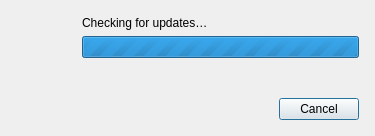
<?xml version="1.0" encoding="UTF-8"?>
<ui version="4.0">
 <class>UpdateCheckDialog</class>
 <widget class="QDialog" name="UpdateCheckDialog">
  <property name="geometry">
   <rect>
    <x>0</x>
    <y>0</y>
    <width>375</width>
    <height>136</height>
   </rect>
  </property>
  <property name="sizePolicy">
   <sizepolicy hsizetype="Fixed" vsizetype="Fixed">
    <horstretch>0</horstretch>
    <verstretch>0</verstretch>
   </sizepolicy>
  </property>
  <property name="font">
   <font>
    <weight>50</weight>
    <bold>false</bold>
   </font>
  </property>
  <property name="windowTitle">
   <string>Checking for updates</string>
  </property>
  <property name="sizeGripEnabled">
   <bool>false</bool>
  </property>
  <layout class="QVBoxLayout" name="verticalLayout">
   <property name="leftMargin">
    <number>16</number>
   </property>
   <property name="topMargin">
    <number>16</number>
   </property>
   <property name="rightMargin">
    <number>16</number>
   </property>
   <property name="bottomMargin">
    <number>16</number>
   </property>
   <item>
    <layout class="QHBoxLayout" name="horizontalLayout">
     <item>
      <widget class="QLabel" name="iconLabel">
       <property name="sizePolicy">
        <sizepolicy hsizetype="Fixed" vsizetype="Fixed">
         <horstretch>0</horstretch>
         <verstretch>0</verstretch>
        </sizepolicy>
       </property>
       <property name="minimumSize">
        <size>
         <width>60</width>
         <height>60</height>
        </size>
       </property>
       <property name="text">
        <string/>
       </property>
       <property name="alignment">
        <set>Qt::AlignHCenter|Qt::AlignTop</set>
       </property>
      </widget>
     </item>
     <item>
      <layout class="QVBoxLayout" name="verticalLayout_2">
       <item>
        <widget class="QLabel" name="statusLabel">
         <property name="font">
          <font>
           <weight>50</weight>
           <bold>false</bold>
          </font>
         </property>
         <property name="text">
          <string>Checking for updates…</string>
         </property>
         <property name="textFormat">
          <enum>Qt::RichText</enum>
         </property>
         <property name="openExternalLinks">
          <bool>true</bool>
         </property>
        </widget>
       </item>
       <item>
        <widget class="QProgressBar" name="progressBar">
         <property name="accessibleName">
          <string>Update check progress</string>
         </property>
         <property name="accessibleDescription">
          <string>Indicates that KeePassXC is checking for software updates.</string>
         </property>
         <property name="sizePolicy">
          <sizepolicy hsizetype="Expanding" vsizetype="Fixed">
           <horstretch>0</horstretch>
           <verstretch>0</verstretch>
          </sizepolicy>
         </property>
         <property name="minimum">
          <number>0</number>
         </property>
         <property name="maximum">
          <number>0</number>
         </property>
         <property name="value">
          <number>0</number>
         </property>
        </widget>
       </item>
       <item>
        <spacer name="verticalSpacer">
         <property name="orientation">
          <enum>Qt::Vertical</enum>
         </property>
         <property name="sizeType">
          <enum>QSizePolicy::MinimumExpanding</enum>
         </property>
         <property name="sizeHint" stdset="0">
          <size>
           <width>20</width>
           <height>10</height>
          </size>
         </property>
        </spacer>
       </item>
      </layout>
     </item>
    </layout>
   </item>
   <item>
    <widget class="QDialogButtonBox" name="buttonBox">
     <property name="orientation">
      <enum>Qt::Horizontal</enum>
     </property>
     <property name="standardButtons">
      <set>QDialogButtonBox::Cancel</set>
     </property>
    </widget>
   </item>
  </layout>
 </widget>
 <resources/>
 <connections>
  <connection>
   <sender>buttonBox</sender>
   <signal>accepted()</signal>
   <receiver>UpdateCheckDialog</receiver>
   <slot>accept()</slot>
   <hints>
    <hint type="sourcelabel">
     <x>248</x>
     <y>254</y>
    </hint>
    <hint type="destinationlabel">
     <x>157</x>
     <y>274</y>
    </hint>
   </hints>
  </connection>
  <connection>
   <sender>buttonBox</sender>
   <signal>rejected()</signal>
   <receiver>UpdateCheckDialog</receiver>
   <slot>reject()</slot>
   <hints>
    <hint type="sourcelabel">
     <x>316</x>
     <y>260</y>
    </hint>
    <hint type="destinationlabel">
     <x>286</x>
     <y>274</y>
    </hint>
   </hints>
  </connection>
 </connections>
</ui>
